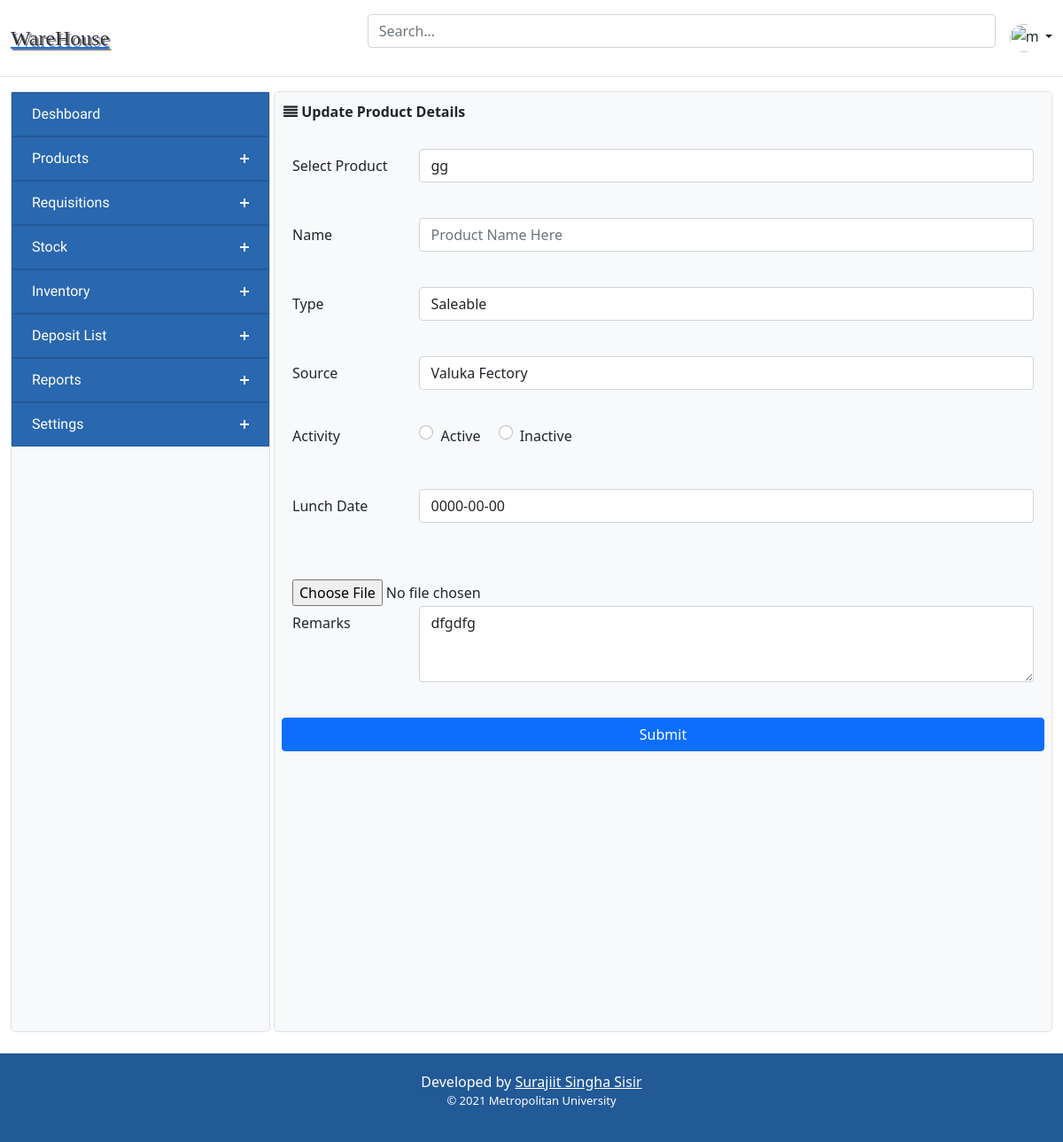
Screenshot of /update_product/2 with the database file from the repository.
### tables this page shows
CREATE TABLE `table_product` (
  `id` int(11) NOT NULL,
  `product_name` varchar(100) NOT NULL,
  `catagory` varchar(100) NOT NULL,
  `type` varchar(60) NOT NULL,
  `source` varchar(100) NOT NULL,
  `activity` varchar(60) NOT NULL,
  `lunch_date` date NOT NULL,
  `image` varchar(255) NOT NULL,
  `base_unit` varchar(100) NOT NULL,
  `base_qnty_price` double NOT NULL,
  `carton` int(11) NOT NULL,
  `carton_price` double NOT NULL,
  `remarks` varchar(255) NOT NULL,
  `created` timestamp NOT NULL DEFAULT current_timestamp()
);

### application/controllers/updateProduct_Controller.php (called while the page is built, shortened)
<?php
class updateProduct_Controller extends CI_Controller {
	public function __construct(){
		$this->load->helper(array('form', 'url'));
        $this->load->library('form_validation');
		$this->load->model('Author_Model');
        $this->load->model('Product_Model');
	}
    public function index($id){
        $data['header_src'] = $this->load->view('inc/header_src', '', true);
        $data['header'] = $this->load->view('inc/header', '', true);
        $data['sidebar'] = $this->load->view('inc/sidebar', '', true);
        $data['footer'] = $this->load->view('inc/footer', '', true);
        $data['product_info'] = $this->Product_Model->select_single_row($id);
        $this->load->view('Componants/update_product', $data);
    }
}

### index.php (called while the page is built, shortened)
<?php
require_once BASEPATH.'core/CodeIgniter.php';

### application/models/Product_Model.php (called while the page is built, shortened)
<?php
    class Product_Model extends CI_Model {
        public function select_single_row($id){
            $this->db->where('id', $id);
            $query = $this->db->get('table_product')->row();
            return $query;
        }
}
?>

### application/views/Componants/update_product.php (the view, shortened to what this page needs)
<?= $header_src;?>
<main>
<?= $header; ?>
        <div class="container-fluid pb-4">
        <div class="d-grid gap-1" style="grid-template-columns: 1fr 3fr;">
            <?= $sidebar;?>
            <div class="bg-light border rounded-3">
                <div class="maintag">
                        <i class="fa fa-align-justify"></i><b> Update Product Details</b>
                        <form class="formDesign" method="post" action="<?= base_url()?>product_update_byid" enctype="multipart/form-data">
                            <div class="form-group row">
                                <label for="staticEmail" class="col-sm-2 col-form-label">Select Product</label>
                                <div class="col-sm-10">
                                    <select class="form-control">
                                        <option value="<?= $product_info->product_name;?>"><?= $product_info->product_name;?></option>
                                    </select>
                                </div>
                            </div><br />
                            <div class="form-group row">
                                <label for="staticEmail" class="col-sm-2 col-form-label">Name</label>
                                <div class="col-sm-10">
                                    <input type="text" name="product_name" class="form-control" id="formGroupExampleInput"
                                        placeholder="Product Name Here" autocomplete="on">
                                </div>
                            </div><br />
                            <div class="form-group row">
                                <label class="col-sm-2 col-form-label">Type</label>
                                <div class="col-sm-10">
                                    <select name="type" class="form-control">
                                    <option value="<?= $product_info->type;?>"><?= $product_info->type;?></option>
                                    </select>
                                </div>
                            </div><br />
                            <div class="form-group row">
                                <label for="staticEmail" class="col-sm-2 col-form-label">Source</label>
                                <div class="col-sm-10">
                                    <select name="source" class="form-control">
                                    <option value="<?= $product_info->source;?>"><?= $product_info->source;?></option>
                                    </select>
                                </div>
                            </div><br />
                            <div class="form-group row">
                                <label class="col-sm-2">Activity</label>
                                <div class="col-sm-10">
                                    <div class="form-check form-check-inline">
                                        <input class="form-check-input" type="radio" name="activity"
                                            id="inlineRadio1" value="active">
                                        <label class="form-check-label" for="inlineRadio1">Active</label>
                                    </div>
                                    <div class="form-check form-check-inline">
                                        <input class="form-check-input" type="radio" name="activity"
                                            id="inlineRadio2" value="deactive">
                                        <label class="form-check-label" for="inlineRadio2">Inactive</label>
                                    </div>
                                </div>
                            </div><br />
                            <div class="form-group row">
                                <label for="staticEmail" class="col-sm-2 col-form-label">Lunch Date</label>
                                <div class="col-sm-10">
                                    <div class="bootstrap-iso">
                                        <div class="input-group">
                                            <input class="form-control" id="date" name="lunch_date" placeholder="MM/DD/YYYY"
                                                type="text" value="<?= $product_info->lunch_date?>" />
                                        </div>
                                    </div>
                                </div>
                            </div><br />
                            <br />
                            <input type="file" name="image">
                            <div class="form-group row">
                                <label for="staticEmail" class="col-sm-2 col-form-label">Remarks</label>
                                <div class="col-sm-10">
                                    <textarea class="form-control" name="remarks" id="exampleFormControlTextarea2" rows="3"><?= $product_info->remarks?></textarea>
                                </div>
                            </div><br />
                            <div class="form-group row">
                                <button type="submit" class="btn btn-primary btn-block"
                                    data-toggle="button">Submit</button>
                            </div><br />
                        </form>
                    </div>
                <br><br><br><br><br><br><br><br><br><br>
            </div>
        </div>
    </div>
  </main>
</body>
<?= $footer; ?>

### assets/css/newProducts.css (style rules this page uses)
.maintag { padding-top: 10px; padding-bottom: 10px; padding-left: 10px; padding-right: 10px; }
.formDesign { padding-top: 30px; padding-bottom: 10px; padding-left: 10px; padding-right: 10px; }

### rows the page displays
table_product: product_name "gg", type "Saleable", source "Valuka Fectory", lunch_date "0000-00-00", remarks "dfgdfg"
